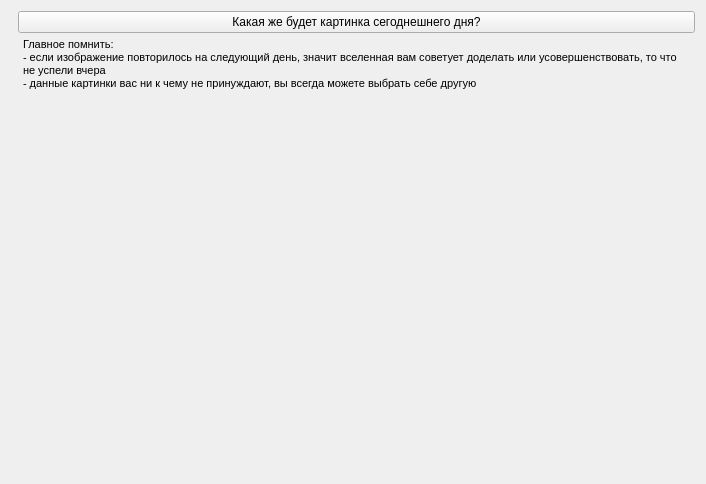
<?xml version="1.0" encoding="UTF-8"?>
<ui version="4.0">
 <class>Form</class>
 <widget class="QWidget" name="Form">
  <property name="geometry">
   <rect>
    <x>0</x>
    <y>0</y>
    <width>706</width>
    <height>484</height>
   </rect>
  </property>
  <property name="windowTitle">
   <string>Мотиватор</string>
  </property>
  <property name="windowIcon">
   <iconset>
    <normaloff>icons/sheet_icon.png</normaloff>icons/sheet_icon.png</iconset>
  </property>
  <property name="styleSheet">
   <string notr="true"/>
  </property>
  <layout class="QVBoxLayout" name="verticalLayout_2">
   <item>
    <widget class="QWidget" name="widget" native="true">
     <property name="maximumSize">
      <size>
       <width>16777215</width>
       <height>125</height>
      </size>
     </property>
     <layout class="QHBoxLayout" name="horizontalLayout_2">
      <property name="spacing">
       <number>0</number>
      </property>
      <property name="leftMargin">
       <number>0</number>
      </property>
      <property name="topMargin">
       <number>0</number>
      </property>
      <property name="rightMargin">
       <number>0</number>
      </property>
      <property name="bottomMargin">
       <number>0</number>
      </property>
      <item>
       <widget class="QLabel" name="label_2">
        <property name="text">
         <string/>
        </property>
        <property name="pixmap">
         <pixmap>friend/now_mini.png</pixmap>
        </property>
        <property name="alignment">
         <set>Qt::AlignCenter</set>
        </property>
       </widget>
      </item>
      <item>
       <layout class="QVBoxLayout" name="verticalLayout">
        <item>
         <widget class="QPushButton" name="generat_btn">
          <property name="text">
           <string>Какая же будет картинка сегоднешнего дня?</string>
          </property>
         </widget>
        </item>
        <item>
         <widget class="QTextEdit" name="textEdit">
          <property name="styleSheet">
           <string notr="true">background-color: rgba(255, 255, 255, 0);</string>
          </property>
          <property name="html">
           <string>&lt;!DOCTYPE HTML PUBLIC &quot;-//W3C//DTD HTML 4.0//EN&quot; &quot;http://www.w3.org/TR/REC-html40/strict.dtd&quot;&gt;
&lt;html&gt;&lt;head&gt;&lt;meta name=&quot;qrichtext&quot; content=&quot;1&quot; /&gt;&lt;style type=&quot;text/css&quot;&gt;
p, li { white-space: pre-wrap; }
&lt;/style&gt;&lt;/head&gt;&lt;body style=&quot; font-family:'MS Shell Dlg 2'; font-size:8.25pt; font-weight:400; font-style:normal;&quot;&gt;
&lt;p style=&quot; margin-top:0px; margin-bottom:0px; margin-left:0px; margin-right:0px; -qt-block-indent:0; text-indent:0px;&quot;&gt;Главное помнить:&lt;/p&gt;
&lt;p style=&quot; margin-top:0px; margin-bottom:0px; margin-left:0px; margin-right:0px; -qt-block-indent:0; text-indent:0px;&quot;&gt;- если изображение повторилось на следующий день, значит вселенная вам советует доделать или усовершенствовать, то что не успели вчера&lt;/p&gt;
&lt;p style=&quot; margin-top:0px; margin-bottom:0px; margin-left:0px; margin-right:0px; -qt-block-indent:0; text-indent:0px;&quot;&gt;- данные картинки вас ни к чему не принуждают, вы всегда можете выбрать себе другую&lt;/p&gt;&lt;/body&gt;&lt;/html&gt;</string>
          </property>
         </widget>
        </item>
       </layout>
      </item>
     </layout>
    </widget>
   </item>
   <item>
    <widget class="QLabel" name="picture_m">
     <property name="minimumSize">
      <size>
       <width>0</width>
       <height>100</height>
      </size>
     </property>
     <property name="font">
      <font>
       <pointsize>8</pointsize>
      </font>
     </property>
     <property name="text">
      <string/>
     </property>
     <property name="pixmap">
      <pixmap>motivating pict/now_pic.png</pixmap>
     </property>
     <property name="alignment">
      <set>Qt::AlignCenter</set>
     </property>
    </widget>
   </item>
  </layout>
 </widget>
 <resources/>
 <connections/>
</ui>
